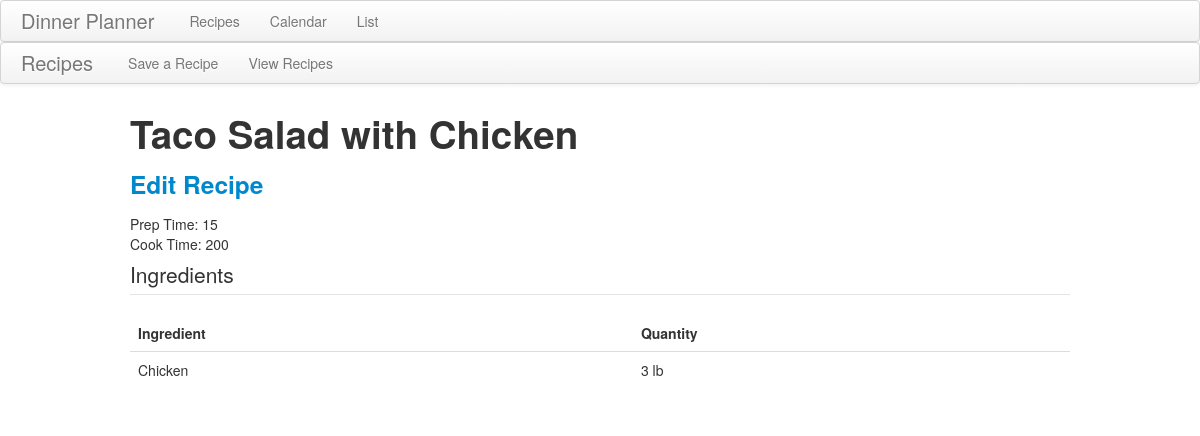
The page /recipes/view/11 on the database its author committed.
### recipes/models.py (models this page shows)
class recipe(models.Model):
	title = models.CharField(max_length = 100)
	prep_time = models.CharField(max_length = 50)
	cook_time = models.CharField(max_length = 50)
	ingredients = models.TextField()
	url = models.TextField(null=True)

### recipes/views.py (the view)
# urls.py: url(r'^view/(.*)$', views.recipe_view_specific, name='recipe_view_specific'),
def recipe_view_specific(request, params):
	recipe = r.objects.get(pk=params)
	context = {}
	context['recipe'] = recipe
	context['ingredients'] = json.loads(recipe.ingredients)
	return render_to_response('recipe_view_specific.html', context, context_instance = RequestContext(request))

### recipes/templates/recipe_view_specific.html
{% extends 'recipe_template.html' %}
{% block main %}
<h1>{{recipe.title}}</h1>
<h3><a href="/recipes/edit/{{recipe.pk}}">Edit Recipe</a></h3>
<div id="prep_time">Prep Time:   {{recipe.prep_time}}</div>
<div id="cook_time">Cook Time:   {{recipe.cook_time}}</div>
<div id="items">
	<legend>Ingredients</legend>
	<table class="table">
		<thead>
			<th>Ingredient</th>
			<th>Quantity</th>
		</thead>
		<tbody>
			{% for ingredient in ingredients %}
				{% for ingred, quant in ingredient.items %}
					<tr>
						<td>{{ingred}}</td>
						<td>{{quant}}</td>
					</tr>
				{% endfor %}
			{% endfor %}
		</tbody>
	</table>
</div>
{% endblock %}

### rows shown on the page
recipe: title "Taco Salad with Chicken", prep_time "15", cook_time "200"

### other values the page prints
{{ ingred }} "Chicken"
{{ quant }} "3 lb"
